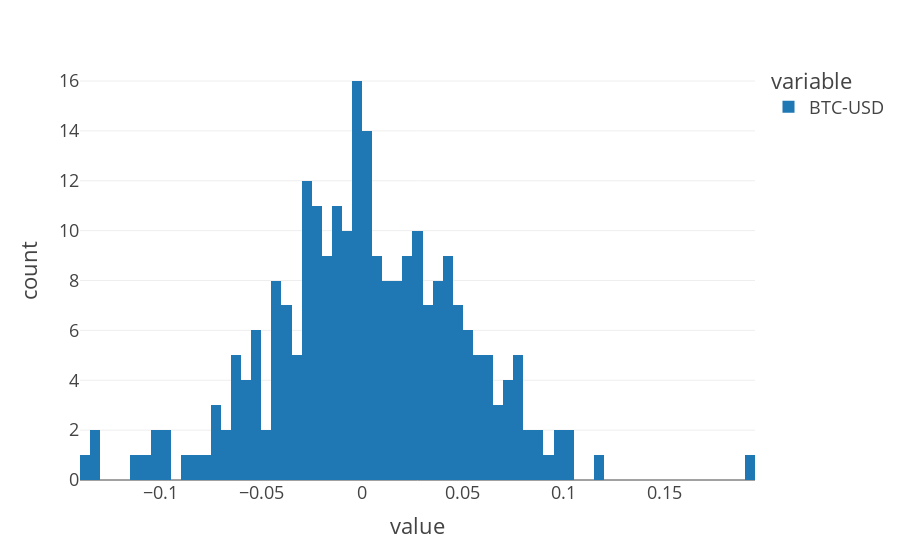

Notebook source saved alongside this figure:
### Code cell
fig = px.histogram(ret["BTC-USD"], nbins=100)
fig.show()

### Figure 1 — Plotly figure (JSON) as saved in the notebook; plotly's stock layout.template omitted (floating-point values rounded to 4 significant figures; data arrays with more than 128 entries replaced by an {"elided": "..."} marker saying what was removed)
{"data": [{"alignmentgroup": "True", "bingroup": "x", "hovertemplate": "variable=BTC-USD<br>value=%{x}<br>count=%{y}<extra></extra>", "legendgroup": "BTC-USD", "marker": {"color": "#1F77B4", "pattern": {"shape": ""}}, "name": "BTC-USD", "nbinsx": 100, "offsetgroup": "BTC-USD", "orientation": "v", "showlegend": true, "type": "histogram", "x": {"elided": "251 float values"}, "xaxis": "x", "yaxis": "y"}], "layout": {"barmode": "relative", "legend": {"title": {"text": "variable"}, "tracegroupgap": 0}, "margin": {"t": 60}, "xaxis": {"anchor": "y", "domain": [0, 1], "title": {"text": "value"}}, "yaxis": {"anchor": "x", "domain": [0, 1], "title": {"text": "count"}}}}
